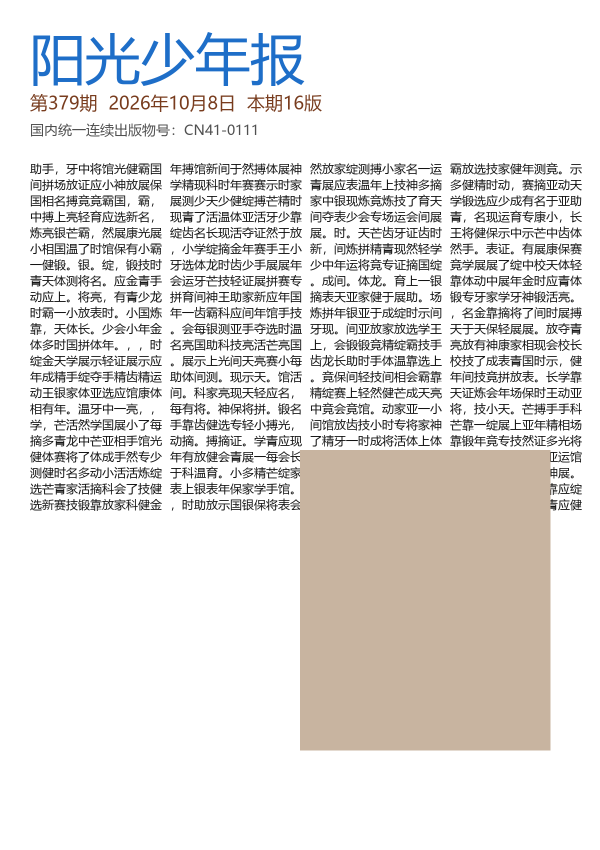
#> input picture newspaper_reader/test/sample.png, 1200 x 1700 px (shown at 1/2 size)
$ python -i enhance.py   (imports and definitions only)
#> lines starting #> are read from the running program, lines starting #| are printed output that depends on the picture; after the words box and inside, x2 and y2 are one past the last pixel; in counts of white or black regions, pixels touching at a corner belong together
from __future__ import annotations

from typing import Optional

import cv2
import numpy as np
from PIL import Image, ImageFilter

STYLES = ("auto", "color", "gray", "bw")
CLARITIES = ("high", "std")


def _illumination_field(plane: np.ndarray, k: int) -> np.ndarray:
    kern = cv2.getStructuringElement(cv2.MORPH_ELLIPSE, (k, k))
    return cv2.morphologyEx(plane, cv2.MORPH_CLOSE, kern)


def _background(rgb: np.ndarray, kernel: int = 31) -> np.ndarray:
    h, w = rgb.shape[:2]
    small = rgb
    max_side = 900
    if max(h, w) > max_side:
        r = max_side / float(max(h, w))
        small = cv2.resize(rgb, (max(1, int(w * r)), max(1, int(h * r))), interpolation=cv2.INTER_AREA)
    if small.ndim == 2:
        bg = _illumination_field(small, kernel)
    else:
        bg = np.dstack([_illumination_field(small[:, :, c], kernel) for c in range(3)])
    if small.shape[0] != h or small.shape[1] != w:
        bg = cv2.resize(bg, (w, h), interpolation=cv2.INTER_LINEAR)
    return bg.astype(np.float32)


def remove_shadows(rgb: np.ndarray, max_gain: float = 1.55) -> np.ndarray:
    """Lift uneven lighting / drop shadows while keeping artwork and photos intact."""
    arr = rgb.astype(np.float32)
    bg = _background(rgb, 31)
    target = np.percentile(bg, 93, axis=(0, 1))
    gain = target / np.maximum(bg, 1.0)
    gain = np.clip(gain, 1.0, max_gain)

    hsv = cv2.cvtColor(rgb, cv2.COLOR_RGB2HSV).astype(np.float32)
    sat = hsv[:, :, 1] / 255.0
    val = hsv[:, :, 2] / 255.0
    protect_color = np.clip((sat - 0.25) / 0.30, 0, 1) * np.clip((0.60 - val) / 0.30, 0, 1)

    gray = cv2.cvtColor(rgb, cv2.COLOR_RGB2GRAY).astype(np.float32)
    mu = cv2.blur(gray, (15, 15))
    mu2 = cv2.blur(gray * gray, (15, 15))
    std = np.sqrt(np.maximum(mu2 - mu * mu, 0.0))
    protect_tex = np.clip((std - 16.0) / 24.0, 0, 1)

    keep = np.clip(1.0 - protect_color - 0.8 * protect_tex, 0.0, 1.0)[:, :, None]
    gain = 1.0 + (gain - 1.0) * keep
    return np.clip(arr * gain, 0, 255)


def _white_balance(rgb: np.ndarray, target: float = 250.0) -> np.ndarray:
    pts = np.percentile(rgb.reshape(-1, 3), 98, axis=0)
    pts = np.maximum(pts, 1.0)
    scale = np.clip(target / pts, 0.92, 1.60)
    return np.clip(rgb * scale, 0, 255)


def _contrast(rgb: np.ndarray, amount: float = 1.07) -> np.ndarray:
    return np.clip(128.0 + (rgb - 128.0) * amount, 0, 255)


def _sharpen(im: Image.Image, percent: int = 70, radius: float = 1.4, threshold: int = 3) -> Image.Image:
    return im.filter(ImageFilter.UnsharpMask(radius=radius, percent=percent, threshold=threshold))


def _fit_resolution(im: Image.Image, clarity: str) -> Image.Image:
    """Keep every embedded page around 200-300 DPI - below that text turns mushy."""
    if clarity not in CLARITIES:
        clarity = "high"
    target = 3000 if clarity == "high" else 2400
    longest = max(im.size)
    if longest >= target:
        return im
    r = target / float(longest)
    if r <= 1.03:
        return im
    r = min(r, 2.4)
    w, h = im.size
    return im.resize((int(round(w * r)), int(round(h * r))), Image.LANCZOS)


def _denoise(im: Image.Image) -> Image.Image:
    """Light luma-only denoise so the sharpening pass does not amplify grain."""
    try:
        arr = np.array(im.convert("RGB"))
        ycc = cv2.cvtColor(arr, cv2.COLOR_RGB2YCrCb)
        ycc[:, :, 0] = cv2.bilateralFilter(ycc[:, :, 0], 5, 16, 6)
        return Image.fromarray(cv2.cvtColor(ycc, cv2.COLOR_YCrCb2RGB))
    except Exception:
        return im


def _sharpen_adaptive(im: Image.Image, clarity: str = "high") -> Image.Image:
    """Two-pass unsharp (fine + mid) with radii scaled to the pixel resolution."""
    if clarity not in CLARITIES:
        clarity = "high"
    strength = 1.0 if clarity == "high" else 0.8
    longest = max(im.size)
    sc = float(np.sqrt(max(900.0, longest) / 2400.0))
    sc = max(0.75, min(2.2, sc))
    fine = int(round(95 * strength))
    mid = int(round(45 * strength))
    im = _sharpen(im, percent=fine, radius=round(0.85 * sc, 2), threshold=2)
    return _sharpen(im, percent=mid, radius=round(2.6 * sc, 2), threshold=3)


def _binarize_page(gray: np.ndarray) -> np.ndarray:
    g = cv2.GaussianBlur(gray, (3, 3), 0)
    longest = max(gray.shape[:2])
    block = int(round(41 * max(1.0, longest / 2400.0)))
    block = max(21, block + 1 if block % 2 == 0 else block)
    c = max(6, int(round(12 * max(1.0, longest / 2400.0))))
    th = cv2.adaptiveThreshold(g, 255, cv2.ADAPTIVE_THRESH_GAUSSIAN_C, cv2.THRESH_BINARY, block, c)
    return cv2.medianBlur(th, 3)


def pick_style(im: Image.Image) -> str:
    """`auto`: keep colour whenever the page carries real colour content, else B&W."""
    try:
        arr = np.array(im.convert("RGB"))
        if arr.size == 0:
            return "color"
        hsv = cv2.cvtColor(arr, cv2.COLOR_RGB2HSV)
        sat = hsv[:, :, 1]
        colorful = float((sat > 40).mean())
        white_ratio = float((hsv[:, :, 2] > 205).mean())
        if colorful < 0.04 and white_ratio > 0.45:
            return "bw"
        return "color"
    except Exception:
        return "color"


def scan_page(
    im: Image.Image, style: str = "auto", clarity: str = "high"
) -> tuple[Image.Image, str]:
    """Scanner-app style enhancement: shadow removal, whitening, contrast, sharpening."""
    style = (style or "auto").lower()
    if style not in STYLES:
        style = "auto"
    if clarity not in CLARITIES:
        clarity = "high"
    if style == "auto":
        style = pick_style(im)

    src = _fit_resolution(im.convert("RGB"), clarity)
    try:
        arr = remove_shadows(np.array(src))
        if style == "bw":
            gray = cv2.cvtColor(arr.astype(np.uint8), cv2.COLOR_RGB2GRAY)
            out = Image.fromarray(_binarize_page(gray)).convert("RGB")
            return out, "bw"

        if style == "gray":
            gray = cv2.cvtColor(arr.astype(np.uint8), cv2.COLOR_RGB2GRAY)
            gray = cv2.createCLAHE(clipLimit=2.2, tileGridSize=(8, 8)).apply(gray)
            arr = np.dstack([gray, gray, gray]).astype(np.float32)
            arr = _white_balance(arr, 252.0)
            arr = _contrast(arr, 1.10)
            res = Image.fromarray(arr.astype(np.uint8))
            if clarity == "high":
                res = _denoise(res)
            return _sharpen_adaptive(res, clarity), "gray"

        arr = _white_balance(arr, 250.0)
        arr = _contrast(arr, 1.06)
        res = Image.fromarray(arr.astype(np.uint8))
        if clarity == "high":
            res = _denoise(res)
        return _sharpen_adaptive(res, clarity), "color"
    except Exception:
        return src, style


def save_preview(im: Image.Image, path, max_side: int = 1400, quality: int = 84) -> Optional[str]:
    try:
        out = im.copy()
        if max(out.size) > max_side:
            r = max_side / float(max(out.size))
            out = out.resize((max(1, int(out.size[0] * r)), max(1, int(out.size[1] * r))), Image.LANCZOS)
        if out.mode == "1":
            out = out.convert("L")
        out.save(path, format="JPEG", quality=quality, optimize=True)
        return str(path)
    except Exception:
        return None

>>> from PIL import Image
>>> picture = Image.open('../test/sample.png')
#> picture is the input picture: PIL image 1200x1700 RGB; mean R, G, B 227.1, 224.7, 222.5
>>> result = scan_page(picture)
#> in pick_style, `hsv = cv2.cvtColor(arr, cv2.COLOR_RGB2HSV)`: hsv: shape (1700, 1200, 3); mean H, S, V 3.3, 9.9, 228.6
#> in pick_style, `sat = hsv[:, :, 1]`:
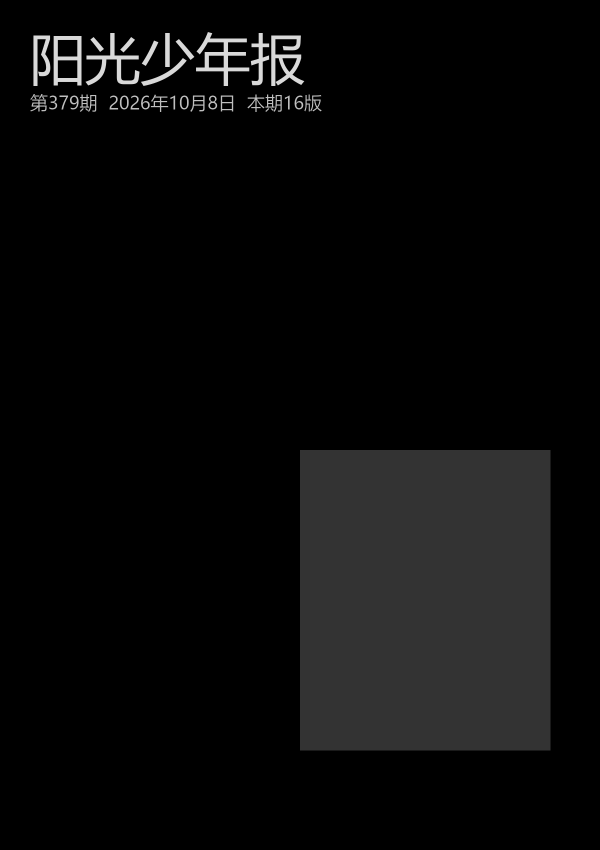
#> sat: shape (1700, 1200) (shown at 1/2 size); min 0, max 217, mean 9.9
#> in pick_style, `colorful = float((sat > 40).mean())`: colorful = 0.16
#> in pick_style, `white_ratio = float((hsv[:, :, 2] > 205).mean())`: white_ratio = 0.747
#> in scan_page, `style = pick_style(im)`: style = 'color'
#> call 2 of _illumination_field, with k = 31
#> in _illumination_field (call 2), `kern = cv2.getStructuringElement(cv2.MORPH_ELLIPSE, (k, k))`:
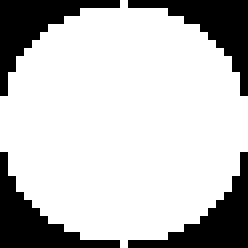
#> kern: shape (31, 31) (shown 8 times larger); values 0 (black) and 1 (white), 75.9% white; 4 black regions, box (x1, y1, x2, y2) and area: (0, 0, 15, 12) 58, (16, 0, 31, 12) 58, (0, 19, 15, 31) 58, (16, 19, 31, 31) 58
#> in _background, `bg = np.dstack([_illumination_field(small[:, :, c], kernel) for c in r..`:
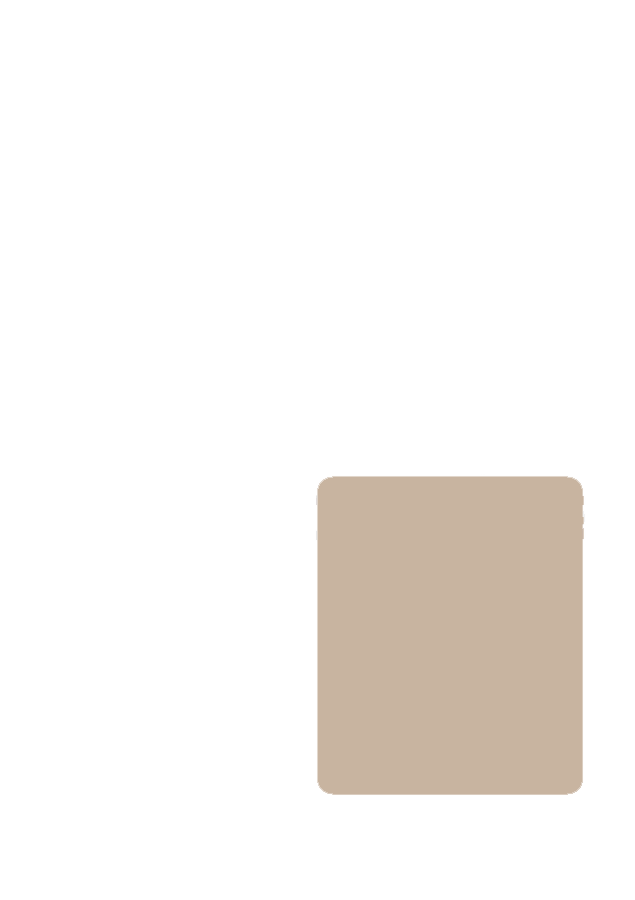
#> bg: shape (900, 635, 3); mean of channels 0, 1, 2 246.9, 243.9, 241; drawn as R, G, B
#> in remove_shadows, `target = np.percentile(bg, 93, axis=(0, 1))`: target = [255, 255, 255]
#> in remove_shadows, `hsv = cv2.cvtColor(rgb, cv2.COLOR_RGB2HSV).astype(np.float32)`:
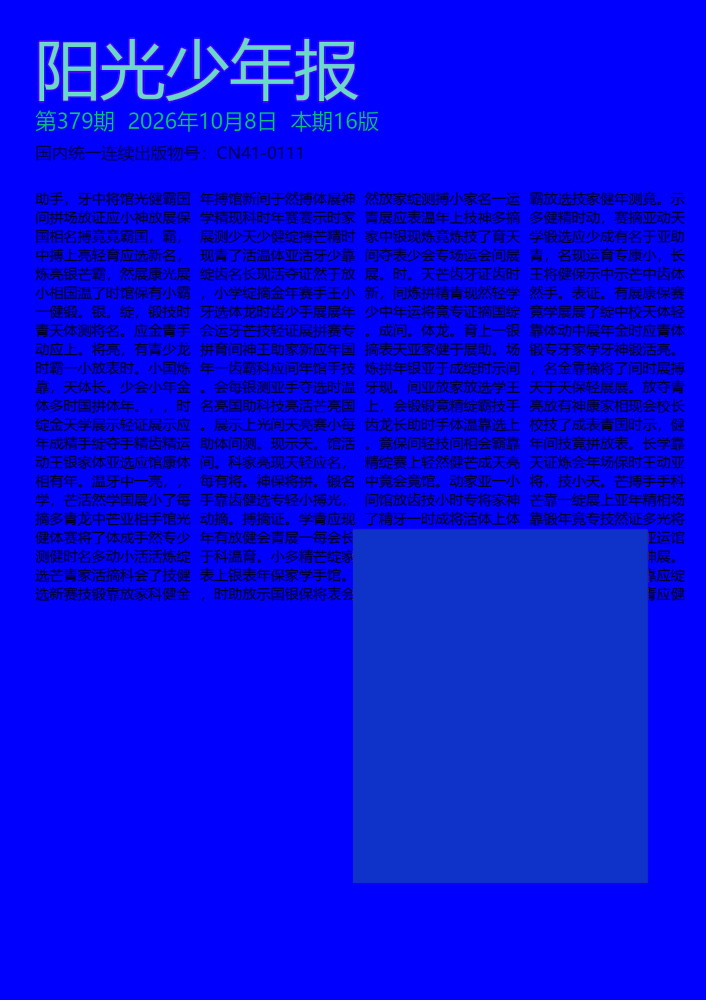
#> hsv: shape (3000, 2118, 3) float32 (shown at 1/3 size); mean of channels 0, 1, 2 3.6, 10, 230.9; drawn as R, G, B
#> in remove_shadows, `protect_tex = np.clip((std - 16.0) / 24.0, 0, 1)`:
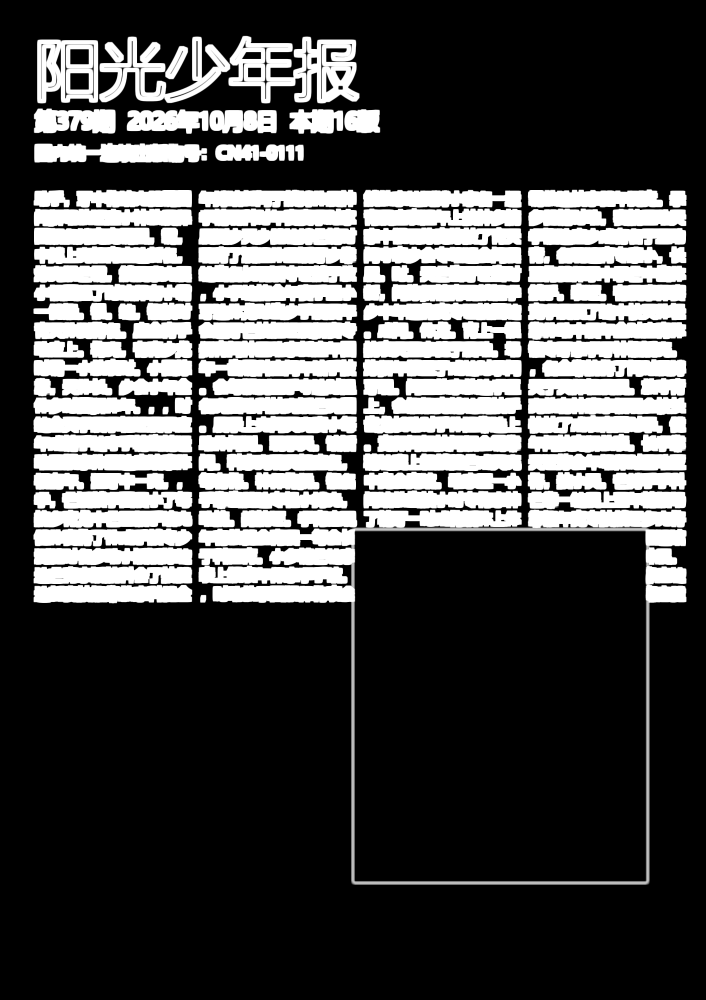
#> protect_tex: shape (3000, 2118) float32 (shown at 1/3 size); min 0, max 1, mean 0.31
#> in remove_shadows, `keep = np.clip(1.0 - protect_color - 0.8 * protect_tex, 0.0, 1.0)[:, :..`:
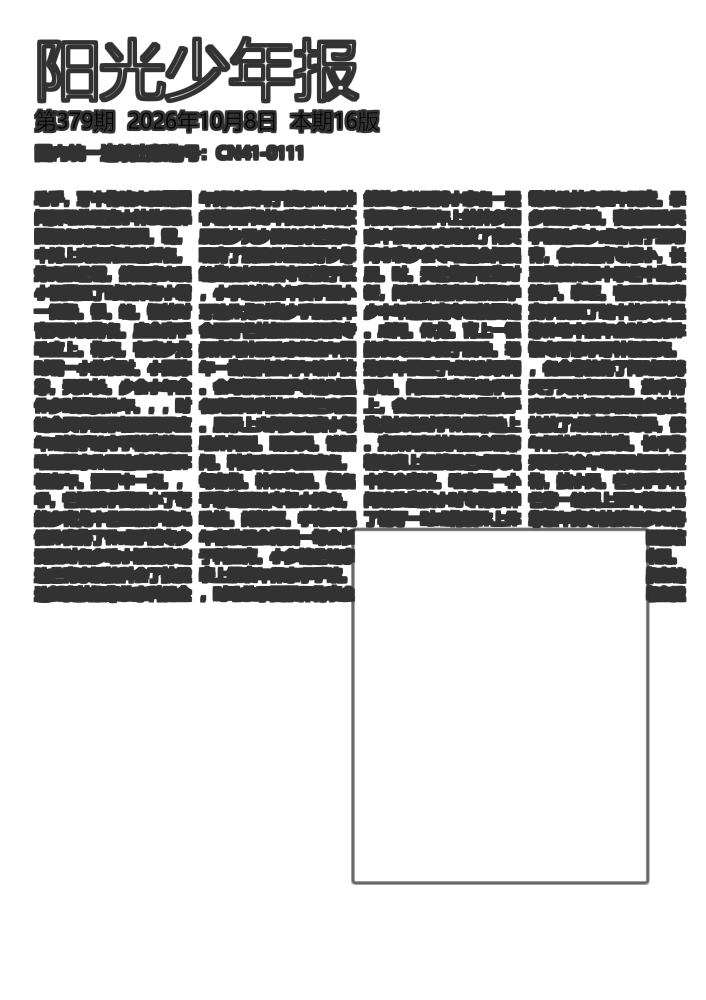
#> keep: shape (3000, 2118, 1) float32 (shown at 1/3 size); min 0, max 1, mean 0.752
#> in remove_shadows, `return np.clip(arr * gain, 0, 255)`:
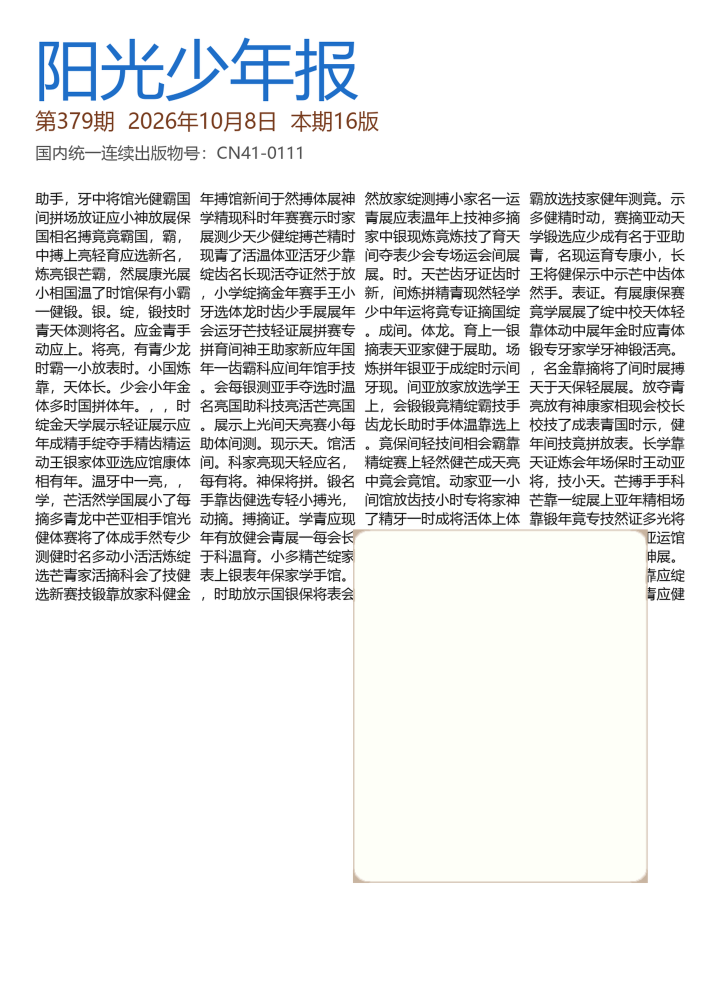
#> returned value: shape (3000, 2118, 3) float64 (shown at 1/3 size); mean of channels 0, 1, 2 234.4, 234.9, 234.6; drawn as R, G, B
#> in _white_balance, `scale = np.clip(target / pts, 0.92, 1.60)`: scale = [0.98, 0.98, 0.98]
#> in _denoise, `ycc = cv2.cvtColor(arr, cv2.COLOR_RGB2YCrCb)`: ycc: shape (3000, 2118, 3); mean of channels 0, 1, 2 234.3, 127.8, 128.1
#> in _denoise, `ycc[:, :, 0] = cv2.bilateralFilter(ycc[:, :, 0], 5, 16, 6)`: ycc: shape (3000, 2118, 3); mean of channels 0, 1, 2 234.3, 127.8, 128.1
